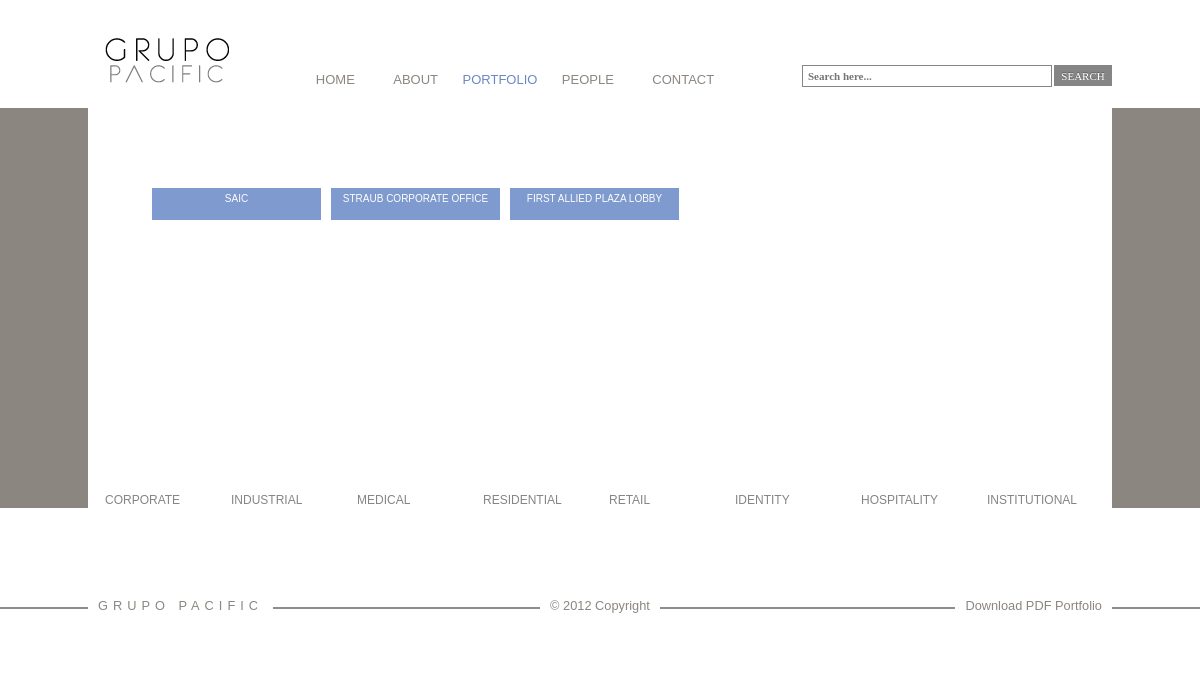
Page /dev/grupo_portfolio.php on the committed database.
### tables this page shows
CREATE TABLE IF NOT EXISTS `Grupo_Project_Index` (
  `ProjectTitle` varchar(255) NOT NULL COMMENT 'The Title of Project',
  `ProjectCategory` varchar(255) NOT NULL COMMENT 'Which Category..',
  `ProjectLocation` varchar(255) NOT NULL COMMENT 'Location where all images are stored',
  `ProjectHTML` varchar(255) NOT NULL,
  `ProjectID` int(10) NOT NULL AUTO_INCREMENT COMMENT 'The ID that is linked to all other tables',
  PRIMARY KEY (`ProjectID`)
);

### dev/includes/grupo_declare.php (called while the page is built, shortened)
<?php
$site_root = "http://localhost:8888/grupopacific.com/dev/";
?>

### dev/grupo_portfolio.php (the view, shortened to what this page needs)
<?php include 'includes/grupo_declare.php'; ?>
<!DOCTYPE html>
<html>
<head>
<link rel="stylesheet" type="text/css" href="http://yui.yahooapis.com/3.5.0/build/cssreset/cssreset-min.css">
<link rel="stylesheet" type="text/css" href="styles/searchStyle.css" />
<link href="styles/grupo_styles.css" rel="stylesheet" type="text/css">
</head>
<body>
	<header>
    	<?php include 'includes/grupo_header.php'; ?>
	</header>
	<?php
        $whereCat = '';
        $andCat = '';
		$page = isset($_GET['page'])?$_GET['page']:false;
		if(!$page)
		     $page = 1;
	?>
	<section class="content-container">
		<div class="content-area">
			<div class="portfolio_contentArea">
            	<div class="projectNav">
		</div>
            	<div class="portfolio_projects">
				<?php
                $projectssql = '';
				$low = ($page-1)*15;
				if (isset($_POST['qry']))
			   {
                   $qry = $_POST['qry'];
					$projectssql = mysql_query("select `ProjectID`
					from Grupo_Project_Description where (Grupo_Project_Description.Description like '%$query%') 					union
					select `ProjectID`
					from Grupo_SubProject where
					(Grupo_SubProject.subProjectDescription like '%$query%'
					or Grupo_SubProject.SubProjectName like '%$query%')
					union
					select `ProjectID`
					from Grupo_Project_Index
					where
					(Grupo_Project_Index.ProjectTitle like '%$query%'
					or Grupo_Project_Index.ProjectCategory like '%$query%')");
					$numOfProjects = mysql_num_rows($projectssql);
			   }
			   else
			   {
				$projectssql = mysql_query("select ProjectID,ProjectTitle,ProjectLocation from Grupo_Project_Index $whereCat limit $low,15");
			   }
				while ($proj = mysql_fetch_array($projectssql))
					{
						$ProjectID = $proj[0];
						$projectTitle = $proj[1];
						$thesql = mysql_query("select ProjectTitle,ProjectLocation from Grupo_Project_Index where ProjectID = $ProjectID $andCat limit $low,15");
						while ($pic = mysql_fetch_array($thesql))
						{
						$projectTitle = $pic[0];
						}
				?>
                <a href="projects/projectpicker.php?project=<?php echo $ProjectID;?>">
                    <div class="projectLink">
                    <div class="label"><?php echo $projectTitle;?></div>
                    </div>
                </a>
                <?php
				}
				?>
				</div>
                <div class="projectNav">
		</div>
            <div class="clearBoth">
            <ul>
                <li><a href="<?php echo  $_SERVER['PHP_SELF'];?>?cat=Corporate">CORPORATE</a></li>
                <li><a href="<?php echo  $_SERVER['PHP_SELF'];?>?cat=Industrial">INDUSTRIAL</a></li>
                <li><a href="<?php echo  $_SERVER['PHP_SELF'];?>?cat=Medical">MEDICAL</a></li>
                <li><a href="<?php echo  $_SERVER['PHP_SELF'];?>?cat=Residential">RESIDENTIAL</a></li>
                <li><a href="<?php echo  $_SERVER['PHP_SELF'];?>?cat=Retail">RETAIL</a></li>
                <li><a href="<?php echo  $_SERVER['PHP_SELF'];?>?cat=Identity">IDENTITY</a></li>
                <li><a href="<?php echo  $_SERVER['PHP_SELF'];?>?cat=Hospitality">HOSPITALITY</a></li>
                <li><a href="<?php echo  $_SERVER['PHP_SELF'];?>?cat=Institutional">INSTITUTIONAL</a></li>
            </ul>
            </div>
			</div>
		</div>
	</section>
    <footer>
		<?php include 'includes/grupo_footer.php'; ?>
	</footer>
</body>
</html>

### dev/includes/grupo_header.php (shortened to what this page needs)
              <div class="headerLogo">
                  <a href="<?php echo $site_root?>home.php"><img src="<?php echo $site_root?>images/Logo.gif" alt="Grupo"/></a>
              </div>
<?php
$pagename = basename($_SERVER["PHP_SELF"]);
?>
      <div class="headerNav">
	<nav>
		<ul>
              <li><a href="<?php echo $site_root?>home.php" <?php if($pagename == "home.php")echo ' style="color:#6989C6" '; ?>>Home</a></li>
		<li><a href="<?php echo $site_root?>grupo_about.php" <?php if($pagename == "grupo_about.php")echo ' style="color:#6989C6" '; ?>>About</a></li>
              <li><a href="<?php echo $site_root?>grupo_portfolio.php" <?php if($pagename == "grupo_portfolio.php")echo ' style="color:#6989C6" '; ?>>Portfolio</a></li>
		<li><a href="<?php echo $site_root?>grupo_people.php" <?php if($pagename == "grupo_people.php")echo ' style="color:#6989C6" '; ?>>People</a></li>
		<li><a href="<?php echo $site_root?>grupo_contact.php" <?php if($pagename == "grupo_contact.php")echo ' style="color:#6989C6" '; ?>>Contact</a></li>
	    </ul>
	</nav>
</div>
<div class="headerSearch">
	<form action ="<?php echo $site_root?>grupo_portfolio.php" class="form-wrapper cf" autocomplete="off" name = "formname" method = "post">
		<input type = "text" name = "qry" id = "qry" placeholder="Search here..." required />
		<input type="submit" value="Search" class="button" />
	</form>
</div>

### dev/includes/grupo_footer.php
<div id="footerContent">
    <div id="section1"><span><a href="http://grupopacific.com">GRUPO PACIFIC</a></span></div>
    <div id="section2"><span>&copy; 2012 Copyright</span></div>
    <div id="section3"><span><a href="http://grupopacific.com/links/BROCHURE.pdf">Download PDF Portfolio</a></span></div>
</div>

### dev/styles/searchStyle.css (style rules this page uses)
.form-wrapper { width: 310px; height:22px; }
.form-wrapper input { width: 238px; height: 14px; padding: 3px 5px; float: left; font: bold 11px 'lucida sans', 'trebuchet MS', 'Tahoma'; border: 1px solid #858585; background: #ffffff; }
.form-wrapper .button { overflow: visible; position: relative; float: right; border: 0; padding: 1px; cursor: pointer; height: 21px; width: 58px; font: 11px/10px 'lucida sans', 'trebuchet MS', 'Tahoma'; color: #fff; text-transform: uppercase; background: #858585; text-shadow: 0 -1px 0 rgba(0, 0 ,0, .3); }
.form-wrapper .button:before { content: ''; position: absolute; border-width: 14px 14px 14px 0; border-style: solid solid solid none; border-color: transparent #d83c3c transparent; left: -24px; }

### dev/styles/grupo_styles.css (style rules this page uses)
body { font-family:'arial narrow',"arial", "helvetica", sans-serif; }
a { text-decoration:none; color:#6989C6; }
* { margin:0; padding:0; border-width:0; }
body { overflow-x:hidden; }
header { margin:0 auto; width:1024px; margin-bottom:.5em; height:100px; }
.headerLogo { float:left; width:162px; height:80px; }
.headerSearch { width:310px; height:25px; float:right; padding-top:65px; text-align:center; }
.headerNav { float:left; padding:70px 20px 0; width:490px; height:25px; text-align:center; }
.headerNav li a { color:#8c8680; }
.headerNav li { padding:0 10px; display:inline; text-transform:uppercase; color:#8c8680; font-size:13px; }
.headerNav li:first-child { padding-left:0; padding-right:24px; }
.headerNav li:last-child { padding-left:24px; padding-right:0; }
.content-container { background-color:#8c8680; clear:both; margin-top:.5em; margin-bottom:.5em; width:100%; height:400px; }
.content-area { width:1024px; height:400px; margin:0 auto; }
footer { color:#8c8680; clear:both; background-image:url(../images/footerbg.jpg); background-repeat:repeat-x; background-position:center; width:100%; margin:55px auto; height:90px; font-size:80%; }
footer a { color:#8c8680; }
footer #footerContent { margin:0 auto; width:1024px; }
footer span { min-width:10px; padding:0 10px; background-color:white; }
footer #section1 { margin-top:35px; text-align:left; width:33%; float:left; height:80px; letter-spacing:5px; }
footer #section2 { margin-top:35px; text-align:center; width:34%; float:left; height:80px; }
footer #section3 { margin-top:35px; text-align:right; width:33%; float:left; height:80px; }

### dev/grupo_portfolio.php (style rules this page uses)
.portfolio_contentArea { width:1024px; height:400px; background-color:white; }
.portfolio_contentArea .projectNav { width:44px; padding:144px 5px 0; height:241px; float:left; }
.portfolio_contentArea .portfolio_projects { height:385px; width:896px; padding:0 5px; overflow:hidden; float:left; }
.portfolio_contentArea .projectLink { height: 112px; width: 169px; margin:0 5px 15px; float:left; overflow:hidden; }
.projectLink .label { position:absolute; padding-top:5px; height:27px; width:169px; opacity:.85; margin-top:80px; background-color:#6989c6; text-transform:uppercase; text-align:center; color:white; font-family:Arial, Helvetica, sans-serif; font-size:10px; }
.portfolio_contentArea li { display:block; width:109px; font-size:12px; color:white; float:left; padding-left:17px; }
.portfolio_contentArea a { color:#858585; }
.clearBoth { clear:both; }

### rows in the picture
grupo_project_index: ProjectTitle "SAIC"
grupo_project_index: ProjectTitle "STRAUB CORPORATE OFFICE"
grupo_project_index: ProjectTitle "FIRST ALLIED PLAZA LOBBY"
